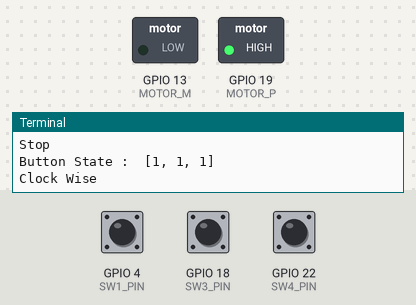
The program below on a simulated Raspberry Pi (BCM pin numbers). Parts: switched loads named in the program (green lamp = pin HIGH), the last lines printed to the terminal. Inputs (shaded band) come from the test bench; at power-on: GPIO 4 (SW1_PIN) HIGH, GPIO 18 (SW3_PIN) HIGH, GPIO 22 (SW4_PIN) HIGH.

Above: at 1.2 s.
1.3 s: GPIO 4 (SW1_PIN) pulled LOW for 0.9 s
At 1.9 s:
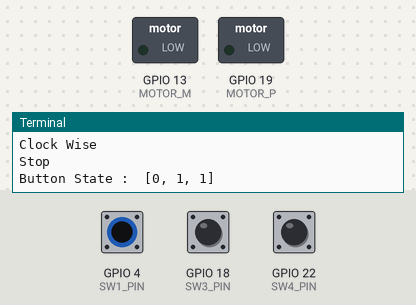
At 2.8 s:
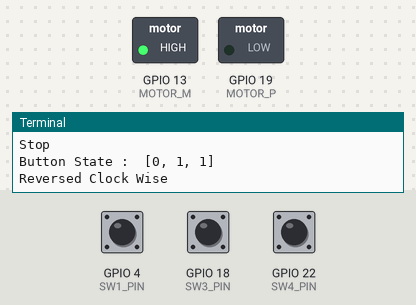
Timing chart, 0 to 10.8 s (numbered marks = the images above; inputs shaded):
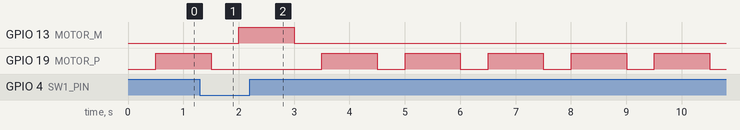

Measured:
- after the input at 1.3 s, GPIO 13 (MOTOR_M): LOW → HIGH after 0.70 s, → LOW 1.0 s later
- by itself, GPIO 19 (MOTOR_P): repeats every 1.5 s: HIGH 1.0 s, LOW 0.50 s

The program:

0314_assign_1.1.py
```python
# --> 정방향으로만 돌다 멈춤. 무한 반복

import RPi.GPIO as GPIO
import time

GPIO.setmode(GPIO.BCM)
GPIO.setwarnings(False)

MOTOR_P = 19
MOTOR_M = 13

SW1_PIN = 4
#SW2_PIN = 17
SW3_PIN = 18
SW4_PIN = 22

SW_PIN_LIST = [SW1_PIN, SW3_PIN, SW4_PIN]


if __name__ == "__main__":
    GPIO.setup(MOTOR_P, GPIO.OUT)
    GPIO.setup(MOTOR_M, GPIO.OUT)

    GPIO.setup(SW_PIN_LIST, GPIO.IN)

    try:
        while(True):
            GPIO.output(MOTOR_P, GPIO.LOW)
            GPIO.output(MOTOR_M, GPIO.LOW)
            print("Stop")

            button_state = []
            for i in SW_PIN_LIST:
                button_state.append(GPIO.input(i))
            print("Button State : ", button_state)
            # 0.5초간 대기한다.
            time.sleep(0.5)

            if GPIO.input(SW_PIN_LIST[0]):
                GPIO.output(MOTOR_P, GPIO.HIGH)
                GPIO.output(MOTOR_M, GPIO.LOW)
                print("Clock Wise")
                time.sleep(1)
            elif GPIO.input(SW_PIN_LIST[1]):
                GPIO.output(MOTOR_P, GPIO.LOW)
                GPIO.output(MOTOR_M, GPIO.HIGH)
                print("Reversed Clock Wise")
                time.sleep(1)
            else:
                GPIO.output(MOTOR_P, GPIO.LOW)
                GPIO.output(MOTOR_M, GPIO.LOW)
                print("Stop")
                time.sleep(1)
    except KeyboardInterrupt:
        GPIO.cleanup()
```
